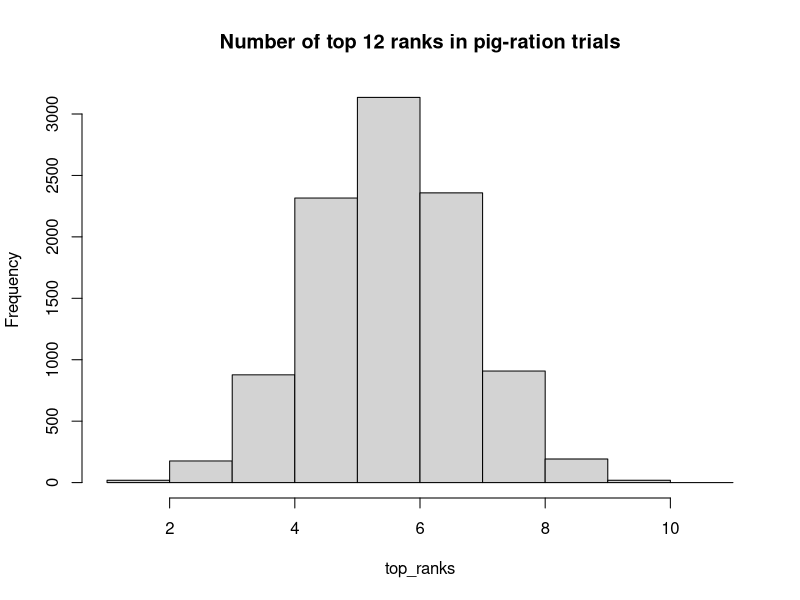

Write R code to recreate this figure.
## ---- chunk 1
# Constitute the set of the weight gain rank orders. ranks is now a vector
# consisting of the numbers 1 — 24, in that order.
ranks <- 1:24

n <- 10000

top_ranks <- numeric(n)

for (i in 1:n) {
    # Shuffle the ranks of the weight gains.
    shuffled <- sample(ranks)
    # Take the first 12 ranks.
    first_12 <- shuffled[1:12]
    # Determine how many of these randomly selected 12 ranks are less than
    # 12 (i.e. 1-12), put that result in n_top.
    n_top <- sum(first_12 <= 12)
    # Keep track of each trial result in top_ranks
    top_ranks[i] <- n_top
}

hist(top_ranks, breaks=1:11,
     main='Number of top 12 ranks in pig-ration trials')
## ---- chunk 2
# Determine how many of the trials yielded 9 or more top ranks.
n_gte_9 <- sum(top_ranks >= 9)
# Determine how many trials yielded 3 or fewer of the top ranks.
# If there were 3 or fewer, then 9 or more of the top ranks must
# have been in the other group (not selected).
n_lte_3 <- sum(top_ranks <= 3)
# Add the two together.
n_both <- n_gte_9 + n_lte_3
# Convert to a proportion.
prop_both <- n_both / n

message('Trial proportion >=9 top ranks in either group: ',
        round(prop_both, 2))
